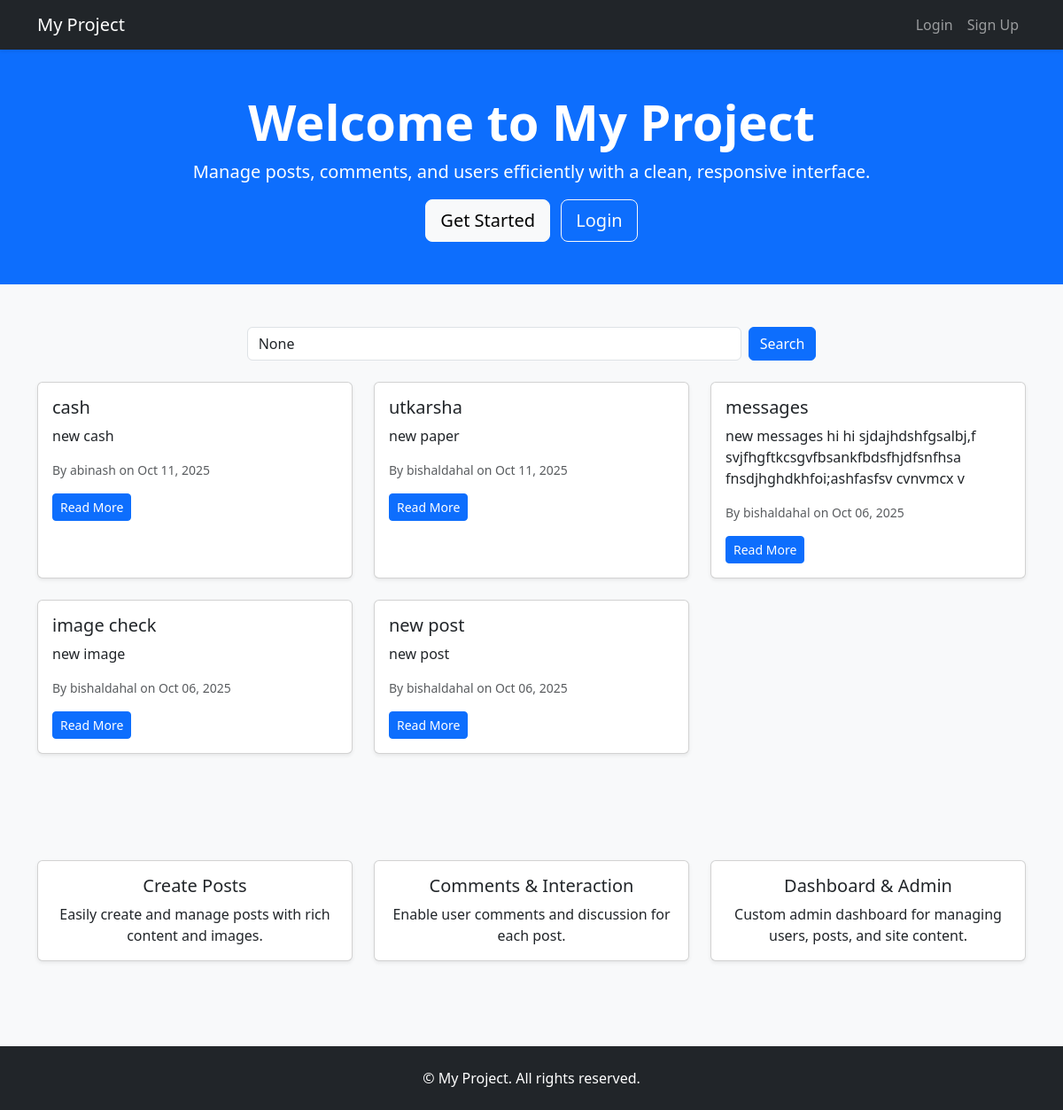
Before: / with the older database file.
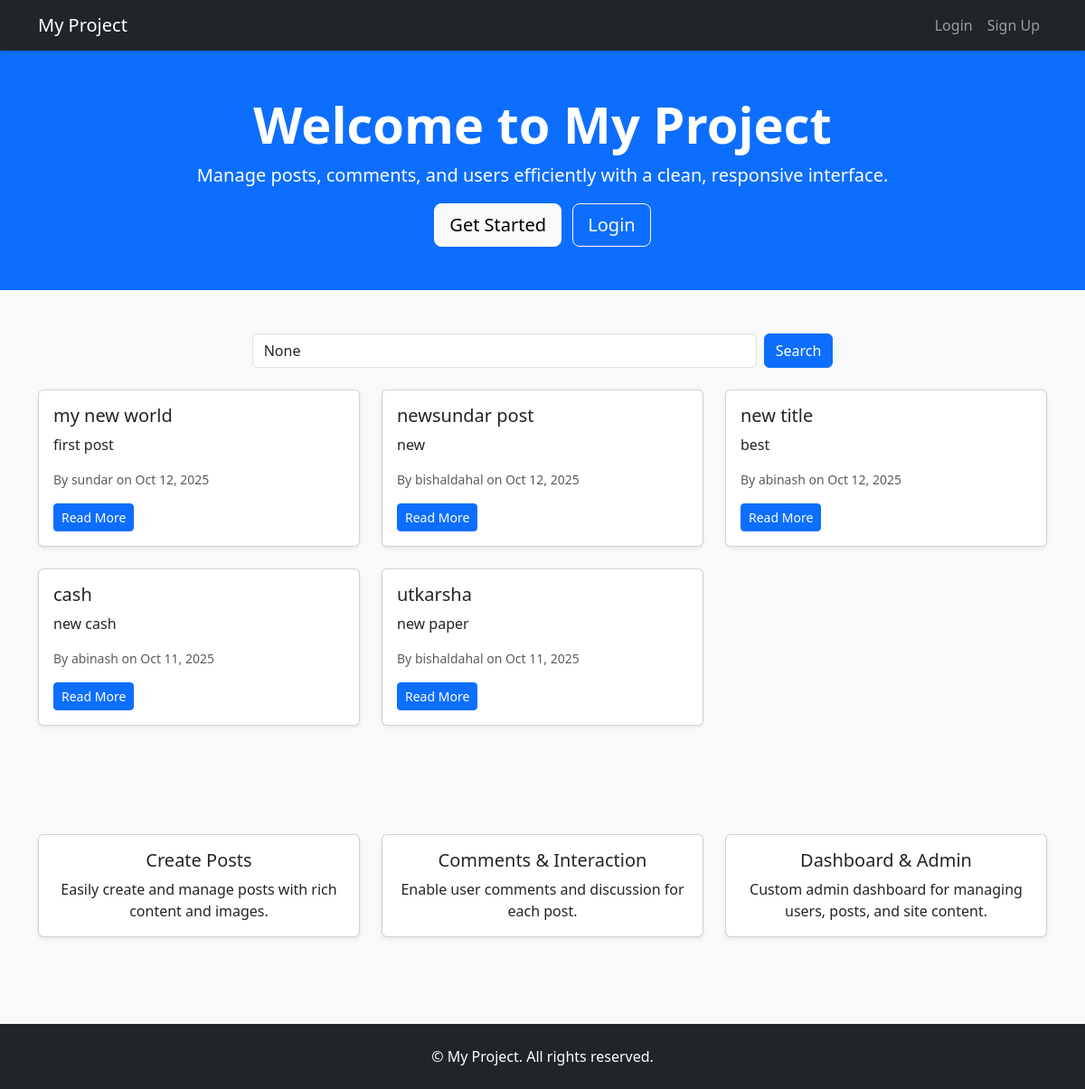
After: the same page with the newer database file.
### blog/models.py (models this page shows, shortened)
class Post(models.Model):
    author = models.ForeignKey(User, on_delete=models.CASCADE)
    title = models.CharField(max_length=100)
    content = models.TextField()
    image = models.ImageField(upload_to='posts/', blank=True, null=True)
    created_at = models.DateTimeField(auto_now_add=True)
    author = models.ForeignKey(User, on_delete=models.CASCADE)

### blog/views.py (the view)
# urls.py: 2. Add a URL to urlpatterns:  path('', views.home, name='home')
def home(request):
    latest_posts = Post.objects.all().order_by('-created_at')[:5]
    query = request.GET.get('q')
    if query:
        latest_posts = Post.objects.filter(title__icontains=query).order_by('-created_at')
    return render(request, 'home.html', {'latest_posts': latest_posts, 'query': query})

### templates/home.html (shortened to what the changed rows need)
{% load static %}
<!DOCTYPE html>
<html lang="en">
<head>
    <link href="https://cdn.jsdelivr.net/npm/bootstrap@5.3.3/dist/css/bootstrap.min.css" rel="stylesheet">
</head>
<body class="bg-light">
<section class="py-5 text-center bg-primary text-white">
    <div class="container">
        <h1 class="display-4 fw-bold">Welcome to My Project</h1>
    </div>
</section>
<section class="py-5">
    <div class="container">
        <div class="row">
            {% for post in latest_posts %}
            <div class="col-md-4 mb-4">
                <div class="card h-100 shadow-sm">
                    <div class="card-body">
                        <h5 class="card-title">{{ post.title }}</h5>
                        <p class="card-text">{{ post.content|truncatewords:15 }}</p>
                        <p class="text-muted small">By {{ post.author.username }} on {{ post.created_at|date:"M d, Y" }}</p>
                        <a href="{% url 'post_detail' post.id %}" class="btn btn-sm btn-primary">Read More</a>
                    </div>
                </div>
            </div>
            {% empty %}
                <p class="text-center">No posts found.</p>
            {% endfor %}
        </div>
    </div>
</section>
</body>
</html>

Changed rows visible on the page:
no longer on this page (row unchanged): Post: title "messages", content "new messages hi hi sjdajhdshfgsalbj,f svjfhgftkcsgvfbsankfbdsfhjdfsnfhsa fnsdjhghdkhfoi;ashfasfsv cvnvmcx v", author.username "bishaldahal", created_at "Oct 06, 2025"
no longer on this page (row unchanged): Post: title "image check", content "new image", author.username "bishaldahal", created_at "Oct 06, 2025"
no longer on this page (row unchanged): Post: title "new post", content "new post", author.username "bishaldahal", created_at "Oct 06, 2025"
added Post: title "my new world", content "first post", author.username "sundar", created_at "Oct 12, 2025"
added Post: title "newsundar post", content "new", author.username "bishaldahal", created_at "Oct 12, 2025"
added Post: title "new title", content "best", author.username "abinash", created_at "Oct 12, 2025"
